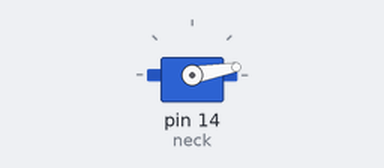
Recording of a sketch running on a simulated Arduino Uno, built with avr-gcc and run on an emulated ATmega328P. On the bench: servo.

Above: at 0.05 s.
At 0.8 s:
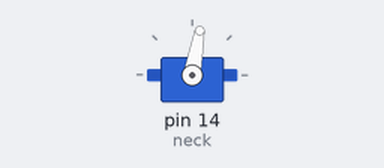
At 1.6 s:
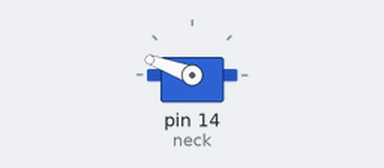
At 3.2 s:
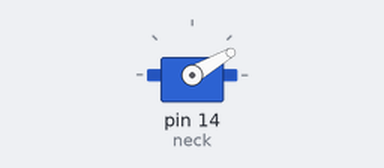
Timing chart, 0 to 7.8 s (numbered marks = the images above):
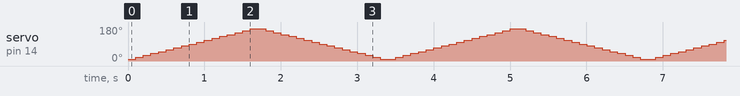

The sketch:

Listing_10_3.ino
```cpp
// Подключаем библиотеку управления сервомоторами.
#include <Servo.h>
// Создаем сервомотор поворота головы.
Servo neck;
void setup()
{
  // Инициализируем сервомотор, управление 14 портом.
  neck.attach(14);
}
void loop()
{
  int i;
  // Создаем цикл для равномерного поворота сервомотора.
  for(i=10; i<=170; i=i+10)
  {
    // Поворачиваем вал на угол i.
    neck.write(i);
  // приостанавливаем программу.
  delay(100);
  }
  // Возвращаем голову назад.
  for(i=170; i>=10; i=i-10)
  {
    // Поворачиваем вал на угол i.
    neck.write(i);
  // приостанавливаем программу.
  delay(100);
  }
}
```
